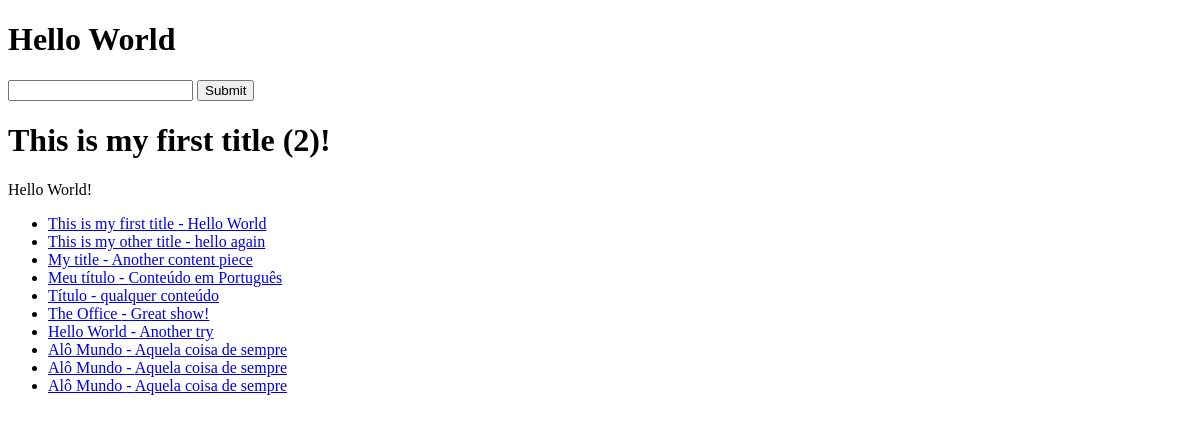
The app's page /, older data.
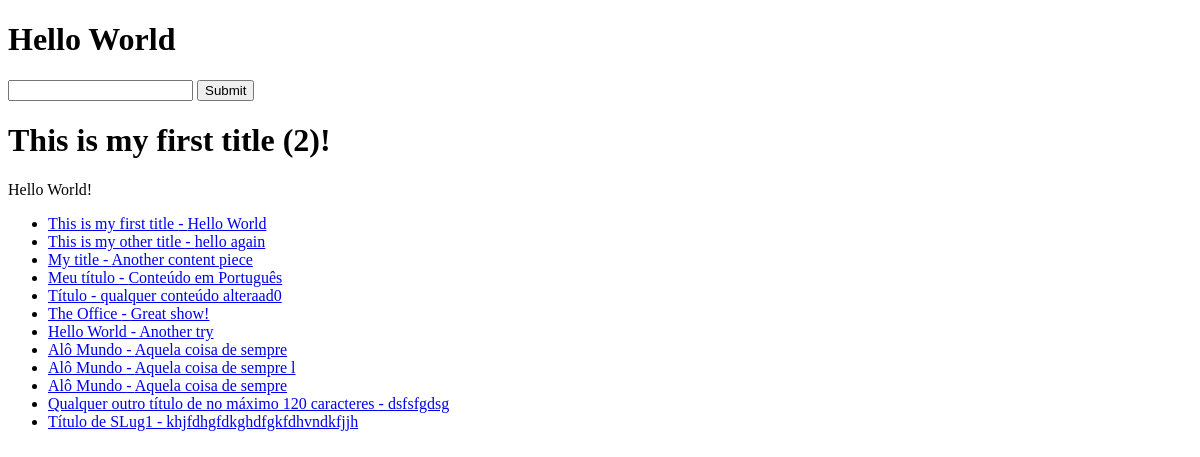
The same page, newer data.
### articles/models.py (models this page shows, shortened)
class Article(models.Model):
    title = models.CharField(max_length=120)
    slug = models.SlugField(unique=True, blank=True, null=True)
    content = models.TextField()
    timestamp = models.DateTimeField(auto_now=True)
    updated = models.DateTimeField(auto_now_add=True)
    publish = models.DateField(auto_now_add=False, auto_now=False,null=True,blank=True)

### curso_django/views.py (the view)
# urls.py: path('',home_view),  # index / home / root
def home_view(request, id=None, *args, **kwargs):
    name = "Justin"  #hard coded
    random_id = random.randint(1,3) #pseudo random
    article_obj = Article.objects.get(id=random_id)
    article_queryset = Article.objects.all()
    context = {
    "object_list": article_queryset,
    "object":article_obj,
    "title":article_obj.title,
    "id": article_obj.id,
    "content":article_obj.content
}
    HTML_STRING = render_to_string("home-view.html",context=context)
    return HttpResponse(HTML_STRING)

### templates/home-view.html (shortened to what this page needs)
{% extends "base.html" %}
{% block content1 %}
<h1>{{title}} ({{id}})!</h1>
<p>{{content}}!</p>
<ul>
    {% for x in object_list %}
        {%if x.title %}
            <li><a href="/articles/{{ x.id }}">{{ x.title }} -
                {{ x.content }}</a></li>
        {% endif %}
    {% endfor %}
</ul>
{% endblock content1 %}

Row changes from the older to the newer data that the page shows:
changed Article "Título": content "qualquer conteúdo" → "qualquer conteúdo alteraad0"
changed Article: content "Aquela coisa de sempre" → "Aquela coisa de sempre l"
added Article: title "Qualquer outro título de no máximo 120 caracteres", content "dsfsfgdsg"
added Article: title "Título de SLug1", content "khjfdhgfdkghdfgkfdhvndkfjjh"
